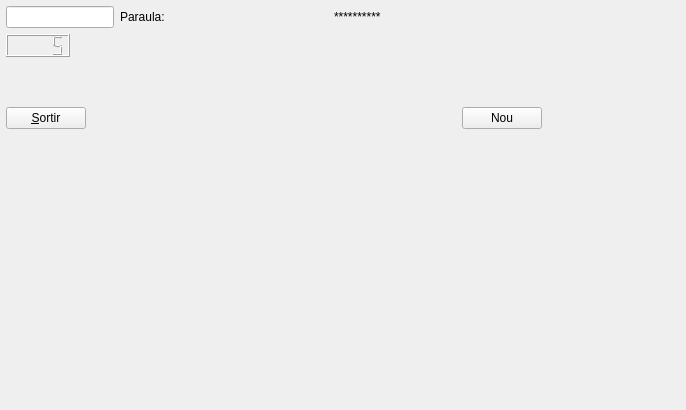
<?xml version="1.0" encoding="UTF-8"?>
<ui version="4.0">
 <class>Form</class>
 <widget class="QWidget" name="Form">
  <property name="geometry">
   <rect>
    <x>0</x>
    <y>0</y>
    <width>686</width>
    <height>410</height>
   </rect>
  </property>
  <property name="windowTitle">
   <string>Form</string>
  </property>
  <widget class="QWidget" name="">
   <property name="geometry">
    <rect>
     <x>6</x>
     <y>6</y>
     <width>536</width>
     <height>123</height>
    </rect>
   </property>
   <layout class="QFormLayout" name="formLayout">
    <item row="0" column="0">
     <widget class="MyLineEdit" name="lineEdit"/>
    </item>
    <item row="0" column="1">
     <layout class="QHBoxLayout" name="horizontalLayout">
      <item>
       <widget class="QLabel" name="label">
        <property name="text">
         <string>Paraula:</string>
        </property>
       </widget>
      </item>
      <item>
       <widget class="MyLabel" name="label_2">
        <property name="text">
         <string>**********</string>
        </property>
       </widget>
      </item>
     </layout>
    </item>
    <item row="1" column="0">
     <widget class="MyLCD" name="lcdNumber">
      <property name="intValue" stdset="0">
       <number>5</number>
      </property>
     </widget>
    </item>
    <item row="2" column="0">
     <spacer name="verticalSpacer">
      <property name="orientation">
       <enum>Qt::Vertical</enum>
      </property>
      <property name="sizeHint" stdset="0">
       <size>
        <width>20</width>
        <height>40</height>
       </size>
      </property>
     </spacer>
    </item>
    <item row="3" column="0" colspan="2">
     <layout class="QHBoxLayout" name="horizontalLayout_2">
      <item>
       <widget class="QPushButton" name="pushButton_2">
        <property name="text">
         <string>&amp;Sortir</string>
        </property>
       </widget>
      </item>
      <item>
       <spacer name="horizontalSpacer">
        <property name="orientation">
         <enum>Qt::Horizontal</enum>
        </property>
        <property name="sizeHint" stdset="0">
         <size>
          <width>418</width>
          <height>20</height>
         </size>
        </property>
       </spacer>
      </item>
      <item>
       <widget class="QPushButton" name="pushButton">
        <property name="text">
         <string>Nou</string>
        </property>
       </widget>
      </item>
     </layout>
    </item>
   </layout>
  </widget>
 </widget>
 <customwidgets>
  <customwidget>
   <class>MyLabel</class>
   <extends>QLabel</extends>
   <header location="global">MyLabel.h</header>
   <slots>
    <slot>agafarText(QString)</slot>
    <slot>reset()</slot>
   </slots>
  </customwidget>
  <customwidget>
   <class>MyLCD</class>
   <extends>QLCDNumber</extends>
   <header location="global">MyLCD.h</header>
   <slots>
    <slot>fallos(QString)</slot>
    <slot>resetLCD()</slot>
   </slots>
  </customwidget>
  <customwidget>
   <class>MyLineEdit</class>
   <extends>QLineEdit</extends>
   <header location="global">MyLineEdit.h</header>
   <slots>
    <slot>acertar(QString)</slot>
    <slot>reset()</slot>
   </slots>
  </customwidget>
 </customwidgets>
 <resources/>
 <connections>
  <connection>
   <sender>pushButton_2</sender>
   <signal>clicked()</signal>
   <receiver>Form</receiver>
   <slot>close()</slot>
   <hints>
    <hint type="sourcelabel">
     <x>70</x>
     <y>101</y>
    </hint>
    <hint type="destinationlabel">
     <x>241</x>
     <y>218</y>
    </hint>
   </hints>
  </connection>
  <connection>
   <sender>lineEdit</sender>
   <signal>textEdited(QString)</signal>
   <receiver>lcdNumber</receiver>
   <slot>fallos(QString)</slot>
   <hints>
    <hint type="sourcelabel">
     <x>99</x>
     <y>33</y>
    </hint>
    <hint type="destinationlabel">
     <x>101</x>
     <y>67</y>
    </hint>
   </hints>
  </connection>
  <connection>
   <sender>pushButton</sender>
   <signal>clicked()</signal>
   <receiver>lcdNumber</receiver>
   <slot>resetLCD()</slot>
   <hints>
    <hint type="sourcelabel">
     <x>547</x>
     <y>95</y>
    </hint>
    <hint type="destinationlabel">
     <x>89</x>
     <y>57</y>
    </hint>
   </hints>
  </connection>
  <connection>
   <sender>lineEdit</sender>
   <signal>textEdited(QString)</signal>
   <receiver>label_2</receiver>
   <slot>agafarText(QString)</slot>
   <hints>
    <hint type="sourcelabel">
     <x>111</x>
     <y>31</y>
    </hint>
    <hint type="destinationlabel">
     <x>194</x>
     <y>29</y>
    </hint>
   </hints>
  </connection>
  <connection>
   <sender>pushButton</sender>
   <signal>clicked()</signal>
   <receiver>label_2</receiver>
   <slot>reset()</slot>
   <hints>
    <hint type="sourcelabel">
     <x>529</x>
     <y>89</y>
    </hint>
    <hint type="destinationlabel">
     <x>205</x>
     <y>29</y>
    </hint>
   </hints>
  </connection>
  <connection>
   <sender>lineEdit</sender>
   <signal>textChanged(QString)</signal>
   <receiver>lineEdit</receiver>
   <slot>acertar(QString)</slot>
   <hints>
    <hint type="sourcelabel">
     <x>59</x>
     <y>37</y>
    </hint>
    <hint type="destinationlabel">
     <x>29</x>
     <y>36</y>
    </hint>
   </hints>
  </connection>
  <connection>
   <sender>pushButton</sender>
   <signal>clicked()</signal>
   <receiver>lineEdit</receiver>
   <slot>reset()</slot>
   <hints>
    <hint type="sourcelabel">
     <x>566</x>
     <y>89</y>
    </hint>
    <hint type="destinationlabel">
     <x>82</x>
     <y>32</y>
    </hint>
   </hints>
  </connection>
 </connections>
</ui>
